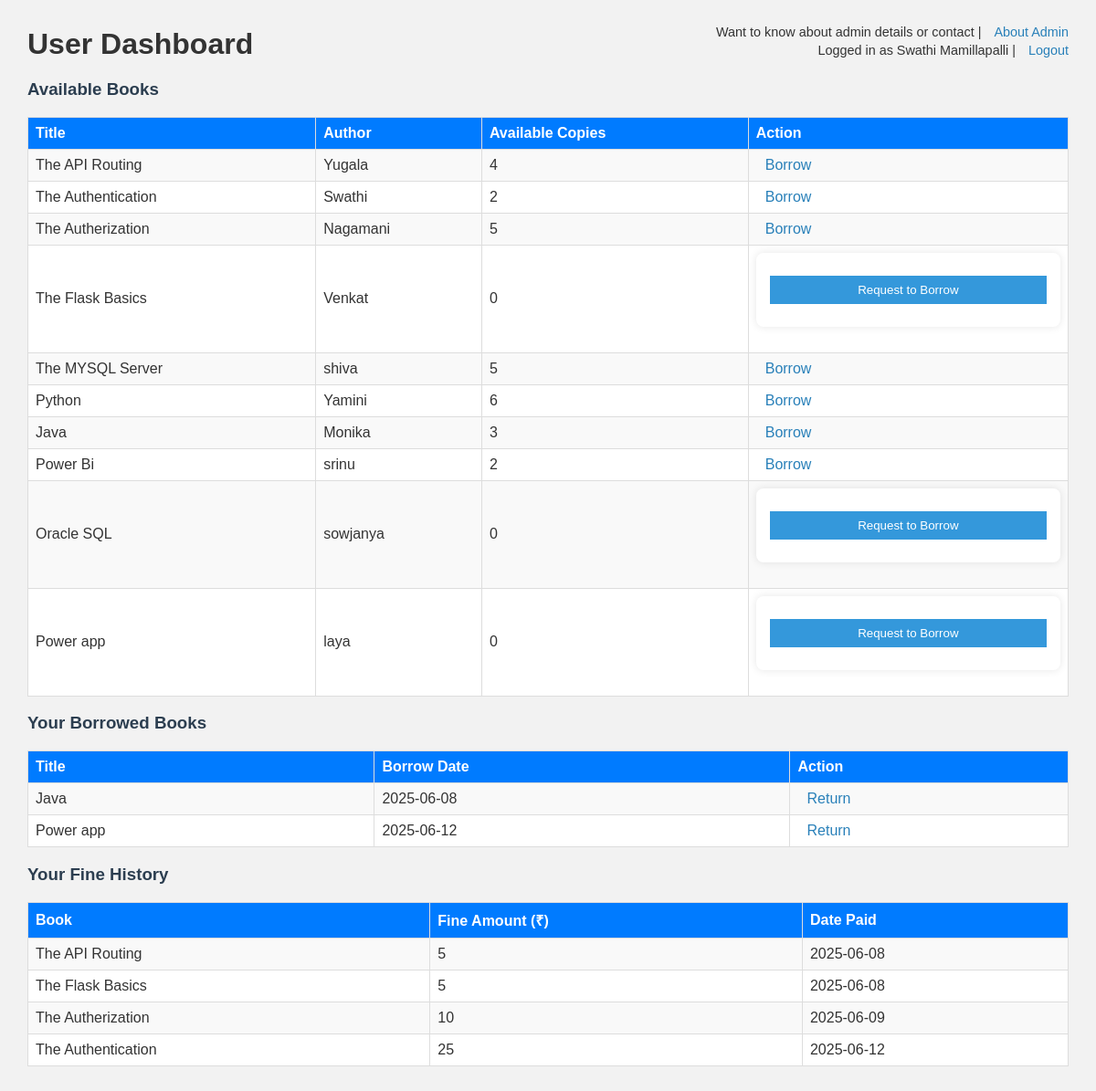
The page /user_dashboard (signed in) on the database its author committed.
### project2.py (models this page shows)
class User(db.Model):
    id = db.Column(db.Integer, primary_key=True)
    name = db.Column(db.String(100))
    role = db.Column(db.String(10))
    username = db.Column(db.String(80), unique=True)
    email = db.Column(db.String(100), unique=True)
    password = db.Column(db.String(200))

class Book(db.Model):
    id = db.Column(db.Integer, primary_key=True)
    title = db.Column(db.String(150))
    author = db.Column(db.String(100))
    total_copies = db.Column(db.Integer)
    available_copies = db.Column(db.Integer)

class Borrow(db.Model):
    id = db.Column(db.Integer, primary_key=True)
    user_id = db.Column(db.Integer, db.ForeignKey('user.id'))
    book_id = db.Column(db.Integer, db.ForeignKey('book.id'))
    borrow_date = db.Column(db.DateTime)
    user = db.relationship('User', backref='borrows')
    book = db.relationship('Book', backref='borrows')

class FineHistory(db.Model):
    id = db.Column(db.Integer, primary_key=True)
    user_id = db.Column(db.Integer, db.ForeignKey('user.id'))
    book_id = db.Column(db.Integer, db.ForeignKey('book.id'))
    fine_amount = db.Column(db.Integer)
    date_paid = db.Column(db.DateTime, default=datetime.now)
    user = db.relationship('User', backref='fines')
    book = db.relationship('Book', backref='fines')

### project2.py (the view)
@app.route('/user_dashboard')
@login_required
def user_dashboard():
    if session.get('role') != 'user':
        flash("Access denied.")
        return redirect(url_for('dashboard_redirect'))
    user = User.query.get(session['user_id'])
    books = Book.query.all()
    borrowed = Borrow.query.filter_by(user_id=user.id).all()
    fines = FineHistory.query.filter_by(user_id=user.id).all()
    book_count = len(books)
    return render_template('dashboard_user.html', user=user, books=books, book_count=book_count,
                           borrowed=borrowed, fines=fines)

### project2.py (called while the page is built)
def login_required(f):
    @wraps(f)
    def decorated(*args, **kwargs):
        if 'user_id' not in session:
            flash("Please login first.")
            return redirect(url_for('login'))
        return f(*args, **kwargs)
    return decorated

### templates/dashboard_user.html (shortened to what this page needs)
<!DOCTYPE html>
<html>
<head>
    <link rel="stylesheet" href="{{ url_for('static', filename='style.css') }}">
</head>
<body>
    <header>
    <h1>User Dashboard</h1>
    <div class="logout">
        Logged in as {{ user.name }} |
        <a href="{{ url_for('logout') }}">Logout</a>
    </div>
    <div class="about">
        Want to know about admin details or contact |
        <a href="{{ url_for('about') }}">About Admin</a>
    </div>
</header>
    <h3>Available Books</h3>
    <table border="1" cellpadding="10">
        <tr>
            <th>Title</th>
            <th>Author</th>
            <th>Available Copies</th>
            <th>Action</th>
        </tr>
        {% for book in books %}
        <tr>
            <td>{{ book.title }}</td>
            <td>{{ book.author }}</td>
            <td>{{ book.available_copies }}</td>
            <td>
                {% if book.available_copies > 0 %}
                    <a href="{{ url_for('borrow', book_id=book.id) }}">Borrow</a>
                {% else %}
                    <form method="POST" action="{{ url_for('request_waitlist', book_id=book.id) }}">
                        <button type="submit">Request to Borrow</button>
                    </form>
                {% endif %}
            </td>
        </tr>
        {% endfor %}
    </table>
    <h3>Your Borrowed Books</h3>
    <table border="1" cellpadding="10">
        <tr>
            <th>Title</th>
            <th>Borrow Date</th>
            <th>Action</th>
        </tr>
        {% for item in borrowed %}
        <tr>
            <td>{{ item.book.title }}</td>
            <td>{{ item.borrow_date.strftime('%Y-%m-%d') }}</td>
            <td><a href="{{ url_for('return_book', borrow_id=item.id) }}">Return</a></td>
        </tr>
        {% endfor %}
    </table>
   <h3>Your Fine History</h3>
    <table border="1" cellpadding="10">
    <tr>
        <th>Book</th>
        <th>Fine Amount (₹)</th>
        <th>Date Paid</th>
    </tr>
    {% for fine in fines %}
    <tr>
        <td>{{ fine.book.title }}</td>
        <td>{{ fine.fine_amount }}</td>
        <td>{{ fine.date_paid.strftime('%Y-%m-%d') }}</td>
    </tr>
    {% else %}
    <tr><td colspan="3">No fine records.</td></tr>
    {% endfor %}
</table>
</body>
</html>

### static/style.css (style rules this page uses)
body { font-family: Arial, sans-serif; margin: 30px; background-color: #f2f2f2; color: #333; }
h1 { margin-bottom: 20px; }
h2, h3 { color: #2c3e50; }
table { width: 100%; border-collapse: collapse; background-color: white; }
th, td { border: 1px solid #ddd; padding: 8px; text-align: left; }
th { background-color: #007bff; color: white; }
tr:nth-child(even) { background-color: #f9f9f9; }
.logout { float: right; font-size: 0.9rem; margin-top: -40px; }
.about { float: right; font-size: 0.9rem; margin-top: -60px; }
form { margin-bottom: 20px; padding: 15px; background-color: white; border-radius: 8px; max-width: 400px; box-shadow: 0 0 10px rgba(0, 0, 0, 0.1); }
input, select, button { display: block; width: 100%; padding: 8px; margin: 10px 0; box-sizing: border-box; }
button { background-color: #3498db; color: white; border: none; cursor: pointer; }
a { color: #2980b9; text-decoration: none; margin-left: 10px; }

### rows shown on the page
User: name "Swathi Mamillapalli"
Book: title "The API Routing", author "Yugala", available_copies "4"
Book: title "The Authentication", author "Swathi", available_copies "2"
Book: title "The Autherization", author "Nagamani", available_copies "5"
Book: title "The Flask Basics", author "Venkat", available_copies "0"
Book: title "The MYSQL Server", author "shiva", available_copies "5"
Book: title "Python", author "Yamini", available_copies "6"
Book: title "Java", author "Monika", available_copies "3"
Book: title "Power Bi", author "srinu", available_copies "2"
Book: title "Oracle SQL", author "sowjanya", available_copies "0"
Book: title "Power app", author "laya", available_copies "0"
Borrow: book "Java", borrow_date "2025-06-08"
Borrow: book "Power app", borrow_date "2025-06-12"
FineHistory: book "The API Routing", fine_amount "5", date_paid "2025-06-08"
FineHistory: book "The Flask Basics", fine_amount "5", date_paid "2025-06-08"
FineHistory: book "The Autherization", fine_amount "10", date_paid "2025-06-09"
FineHistory: book "The Authentication", fine_amount "25", date_paid "2025-06-12"
